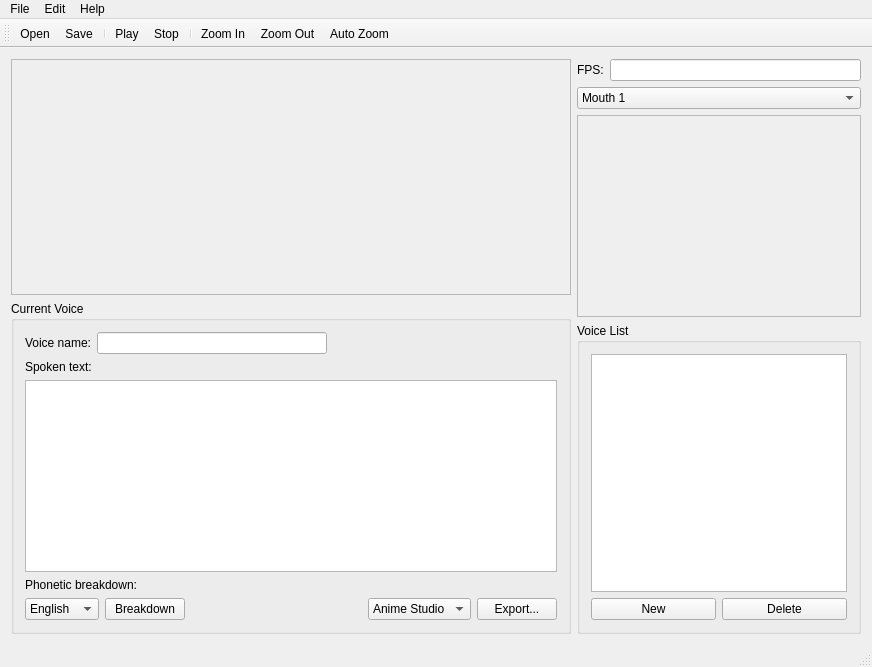
<?xml version="1.0" encoding="UTF-8"?>
<ui version="4.0">
 <class>TupPapagayoDialog</class>
 <widget class="QMainWindow" name="MainWindow">
  <property name="geometry">
   <rect>
    <x>0</x>
    <y>0</y>
    <width>872</width>
    <height>667</height>
   </rect>
  </property>
  <property name="windowTitle">
   <string>Papagayo</string>
  </property>
  <widget class="QWidget" name="centralWidget">
   <layout class="QHBoxLayout" name="horizontalLayout_6">
    <item>
     <layout class="QVBoxLayout" name="verticalLayout_5">
      <item>
       <widget class="QScrollArea" name="scrollArea">
        <property name="verticalScrollBarPolicy">
         <enum>Qt::ScrollBarAsNeeded</enum>
        </property>
        <property name="widgetResizable">
         <bool>true</bool>
        </property>
        <widget class="TupWaveFormView" name="waveformView">
         <property name="geometry">
          <rect>
           <x>0</x>
           <y>0</y>
           <width>542</width>
           <height>194</height>
          </rect>
         </property>
        </widget>
       </widget>
      </item>
      <item>
       <widget class="QGroupBox" name="groupBox_2">
        <property name="sizePolicy">
         <sizepolicy hsizetype="Preferred" vsizetype="Fixed">
          <horstretch>0</horstretch>
          <verstretch>0</verstretch>
         </sizepolicy>
        </property>
        <property name="title">
         <string>Current Voice</string>
        </property>
        <layout class="QVBoxLayout" name="verticalLayout_3">
         <item>
          <layout class="QHBoxLayout" name="horizontalLayout_4">
           <item>
            <widget class="QLabel" name="label_2">
             <property name="text">
              <string>Voice name:</string>
             </property>
             <property name="buddy">
              <cstring>voiceName</cstring>
             </property>
            </widget>
           </item>
           <item>
            <widget class="QLineEdit" name="voiceName"/>
           </item>
           <item>
            <spacer name="horizontalSpacer_4">
             <property name="orientation">
              <enum>Qt::Horizontal</enum>
             </property>
             <property name="sizeHint" stdset="0">
              <size>
               <width>40</width>
               <height>20</height>
              </size>
             </property>
            </spacer>
           </item>
          </layout>
         </item>
         <item>
          <widget class="QLabel" name="label_3">
           <property name="text">
            <string>Spoken text:</string>
           </property>
           <property name="buddy">
            <cstring>voiceText</cstring>
           </property>
          </widget>
         </item>
         <item>
          <widget class="QPlainTextEdit" name="voiceText">
           <property name="sizePolicy">
            <sizepolicy hsizetype="Expanding" vsizetype="Fixed">
             <horstretch>0</horstretch>
             <verstretch>0</verstretch>
            </sizepolicy>
           </property>
          </widget>
         </item>
         <item>
          <widget class="QLabel" name="label_4">
           <property name="text">
            <string>Phonetic breakdown:</string>
           </property>
          </widget>
         </item>
         <item>
          <layout class="QHBoxLayout" name="horizontalLayout_3">
           <item>
            <widget class="QComboBox" name="languageChoice">
             <item>
              <property name="text">
               <string>English</string>
              </property>
             </item>
             <item>
              <property name="text">
               <string>Spanish</string>
              </property>
             </item>
             <item>
              <property name="text">
               <string>Italian</string>
              </property>
             </item>
            </widget>
           </item>
           <item>
            <widget class="QPushButton" name="breakdownButton">
             <property name="text">
              <string>Breakdown</string>
             </property>
            </widget>
           </item>
           <item>
            <spacer name="horizontalSpacer_2">
             <property name="orientation">
              <enum>Qt::Horizontal</enum>
             </property>
             <property name="sizeHint" stdset="0">
              <size>
               <width>40</width>
               <height>20</height>
              </size>
             </property>
            </spacer>
           </item>
           <item>
            <widget class="QComboBox" name="exportChoice">
             <item>
              <property name="text">
               <string>Anime Studio</string>
              </property>
             </item>
            </widget>
           </item>
           <item>
            <widget class="QPushButton" name="exportButton">
             <property name="text">
              <string>Export...</string>
             </property>
            </widget>
           </item>
          </layout>
         </item>
        </layout>
       </widget>
      </item>
     </layout>
    </item>
    <item>
     <layout class="QVBoxLayout" name="verticalLayout">
      <item>
       <layout class="QHBoxLayout" name="horizontalLayout">
        <item>
         <widget class="QLabel" name="label">
          <property name="text">
           <string>FPS:</string>
          </property>
          <property name="buddy">
           <cstring>fpsEdit</cstring>
          </property>
         </widget>
        </item>
        <item>
         <widget class="QLineEdit" name="fpsEdit">
          <property name="sizePolicy">
           <sizepolicy hsizetype="Preferred" vsizetype="Fixed">
            <horstretch>1</horstretch>
            <verstretch>0</verstretch>
           </sizepolicy>
          </property>
         </widget>
        </item>
       </layout>
      </item>
      <item>
       <widget class="QComboBox" name="comboBox">
        <property name="sizePolicy">
         <sizepolicy hsizetype="Preferred" vsizetype="Fixed">
          <horstretch>0</horstretch>
          <verstretch>0</verstretch>
         </sizepolicy>
        </property>
        <property name="minimumSize">
         <size>
          <width>0</width>
          <height>0</height>
         </size>
        </property>
        <property name="maximumSize">
         <size>
          <width>16777215</width>
          <height>16777215</height>
         </size>
        </property>
        <item>
         <property name="text">
          <string>Mouth 1</string>
         </property>
        </item>
        <item>
         <property name="text">
          <string>Mouth 2</string>
         </property>
        </item>
        <item>
         <property name="text">
          <string>Gary C Martin</string>
         </property>
        </item>
        <item>
         <property name="text">
          <string>Preston Blair</string>
         </property>
        </item>
       </widget>
      </item>
      <item>
       <widget class="QFrame" name="frame">
        <property name="sizePolicy">
         <sizepolicy hsizetype="Minimum" vsizetype="Fixed">
          <horstretch>0</horstretch>
          <verstretch>0</verstretch>
         </sizepolicy>
        </property>
        <property name="frameShape">
         <enum>QFrame::StyledPanel</enum>
        </property>
        <property name="frameShadow">
         <enum>QFrame::Raised</enum>
        </property>
        <layout class="QHBoxLayout" name="horizontalLayout_5">
         <property name="leftMargin">
          <number>0</number>
         </property>
         <property name="topMargin">
          <number>0</number>
         </property>
         <property name="rightMargin">
          <number>0</number>
         </property>
         <property name="bottomMargin">
          <number>0</number>
         </property>
         <item>
          <widget class="TupMouthView" name="mouthView" native="true">
           <property name="sizePolicy">
            <sizepolicy hsizetype="Minimum" vsizetype="Fixed">
             <horstretch>0</horstretch>
             <verstretch>0</verstretch>
            </sizepolicy>
           </property>
           <property name="minimumSize">
            <size>
             <width>200</width>
             <height>200</height>
            </size>
           </property>
           <property name="maximumSize">
            <size>
             <width>16777215</width>
             <height>16777215</height>
            </size>
           </property>
           <property name="styleSheet">
            <string notr="true"/>
           </property>
          </widget>
         </item>
        </layout>
       </widget>
      </item>
      <item>
       <widget class="QGroupBox" name="groupBox">
        <property name="sizePolicy">
         <sizepolicy hsizetype="Preferred" vsizetype="Preferred">
          <horstretch>0</horstretch>
          <verstretch>0</verstretch>
         </sizepolicy>
        </property>
        <property name="title">
         <string>Voice List</string>
        </property>
        <layout class="QVBoxLayout" name="verticalLayout_2">
         <item>
          <widget class="QListWidget" name="voiceList">
           <property name="sizePolicy">
            <sizepolicy hsizetype="Fixed" vsizetype="Expanding">
             <horstretch>0</horstretch>
             <verstretch>0</verstretch>
            </sizepolicy>
           </property>
           <property name="maximumSize">
            <size>
             <width>16777215</width>
             <height>16777215</height>
            </size>
           </property>
           <property name="editTriggers">
            <set>QAbstractItemView::DoubleClicked|QAbstractItemView::EditKeyPressed</set>
           </property>
          </widget>
         </item>
         <item>
          <layout class="QHBoxLayout" name="horizontalLayout_2">
           <item>
            <widget class="QPushButton" name="newVoiceButton">
             <property name="text">
              <string>New</string>
             </property>
            </widget>
           </item>
           <item>
            <widget class="QPushButton" name="deleteVoiceButton">
             <property name="text">
              <string>Delete</string>
             </property>
            </widget>
           </item>
          </layout>
         </item>
        </layout>
       </widget>
      </item>
     </layout>
    </item>
   </layout>
  </widget>
  <widget class="QMenuBar" name="menuBar">
   <property name="geometry">
    <rect>
     <x>0</x>
     <y>0</y>
     <width>872</width>
     <height>22</height>
    </rect>
   </property>
   <widget class="QMenu" name="menuFile">
    <property name="title">
     <string>File</string>
    </property>
    <addaction name="actionOpen"/>
    <addaction name="actionSave"/>
    <addaction name="actionSave_As"/>
   </widget>
   <widget class="QMenu" name="menuEdit">
    <property name="title">
     <string>Edit</string>
    </property>
    <addaction name="actionUndo"/>
    <addaction name="actionCut"/>
    <addaction name="actionCopy"/>
    <addaction name="actionPaste"/>
   </widget>
   <widget class="QMenu" name="menuHelp">
    <property name="title">
     <string>Help</string>
    </property>
    <addaction name="actionAbout_Papagayo"/>
   </widget>
   <addaction name="menuFile"/>
   <addaction name="menuEdit"/>
   <addaction name="menuHelp"/>
  </widget>
  <widget class="QToolBar" name="mainToolBar">
   <property name="movable">
    <bool>true</bool>
   </property>
   <property name="iconSize">
    <size>
     <width>32</width>
     <height>32</height>
    </size>
   </property>
   <property name="toolButtonStyle">
    <enum>Qt::ToolButtonIconOnly</enum>
   </property>
   <property name="floatable">
    <bool>false</bool>
   </property>
   <attribute name="toolBarArea">
    <enum>TopToolBarArea</enum>
   </attribute>
   <attribute name="toolBarBreak">
    <bool>false</bool>
   </attribute>
   <addaction name="actionOpen"/>
   <addaction name="actionSave"/>
   <addaction name="separator"/>
   <addaction name="actionPlay"/>
   <addaction name="actionStop"/>
   <addaction name="separator"/>
   <addaction name="actionZoomIn"/>
   <addaction name="actionZoomOut"/>
   <addaction name="actionAutoZoom"/>
  </widget>
  <widget class="QStatusBar" name="statusBar"/>
  <action name="actionOpen">
   <property name="icon">
    <iconset resource="../assets/papagayo.qrc">
     <normaloff>:/images/images/open.png</normaloff>:/images/images/open.png</iconset>
   </property>
   <property name="text">
    <string>Open</string>
   </property>
   <property name="shortcut">
    <string>Ctrl+O</string>
   </property>
  </action>
  <action name="actionSave">
   <property name="icon">
    <iconset resource="../assets/papagayo.qrc">
     <normaloff>:/images/images/save.png</normaloff>:/images/images/save.png</iconset>
   </property>
   <property name="text">
    <string>Save</string>
   </property>
   <property name="shortcut">
    <string>Ctrl+S</string>
   </property>
  </action>
  <action name="actionSave_As">
   <property name="text">
    <string>Save As...</string>
   </property>
  </action>
  <action name="actionPlay">
   <property name="icon">
    <iconset resource="../assets/papagayo.qrc">
     <normaloff>:/images/images/play.png</normaloff>:/images/images/play.png</iconset>
   </property>
   <property name="text">
    <string>Play</string>
   </property>
   <property name="toolTip">
    <string>Play</string>
   </property>
  </action>
  <action name="actionStop">
   <property name="icon">
    <iconset resource="../assets/papagayo.qrc">
     <normaloff>:/images/images/stop.png</normaloff>:/images/images/stop.png</iconset>
   </property>
   <property name="text">
    <string>Stop</string>
   </property>
   <property name="toolTip">
    <string>Stop</string>
   </property>
  </action>
  <action name="actionZoomIn">
   <property name="icon">
    <iconset resource="../assets/papagayo.qrc">
     <normaloff>:/images/images/zoom_in.png</normaloff>:/images/images/zoom_in.png</iconset>
   </property>
   <property name="text">
    <string>Zoom In</string>
   </property>
   <property name="toolTip">
    <string>Zoom In</string>
   </property>
  </action>
  <action name="actionZoomOut">
   <property name="icon">
    <iconset resource="../assets/papagayo.qrc">
     <normaloff>:/images/images/zoom_out.png</normaloff>:/images/images/zoom_out.png</iconset>
   </property>
   <property name="text">
    <string>Zoom Out</string>
   </property>
   <property name="toolTip">
    <string>Zoom Out</string>
   </property>
  </action>
  <action name="actionAutoZoom">
   <property name="icon">
    <iconset resource="../assets/papagayo.qrc">
     <normaloff>:/images/images/zoom_1.png</normaloff>:/images/images/zoom_1.png</iconset>
   </property>
   <property name="text">
    <string>Auto Zoom</string>
   </property>
   <property name="toolTip">
    <string>Auto Zoom</string>
   </property>
  </action>
  <action name="actionUndo">
   <property name="text">
    <string>Undo</string>
   </property>
   <property name="shortcut">
    <string>Ctrl+Z</string>
   </property>
  </action>
  <action name="actionCut">
   <property name="text">
    <string>Cut</string>
   </property>
   <property name="shortcut">
    <string>Ctrl+X</string>
   </property>
  </action>
  <action name="actionCopy">
   <property name="text">
    <string>Copy</string>
   </property>
   <property name="shortcut">
    <string>Ctrl+C</string>
   </property>
  </action>
  <action name="actionPaste">
   <property name="text">
    <string>Paste</string>
   </property>
   <property name="shortcut">
    <string>Ctrl+V</string>
   </property>
  </action>
  <action name="actionAbout_Papagayo">
   <property name="text">
    <string>About Papagayo</string>
   </property>
   <property name="toolTip">
    <string>About Papagayo</string>
   </property>
  </action>
 </widget>
 <layoutdefault spacing="6" margin="11"/>
 <customwidgets>
  <customwidget>
   <class>TupWaveFormView</class>
   <extends>QWidget</extends>
   <header>tupwaveformview.h</header>
   <container>1</container>
   <slots>
    <slot>onZoomIn()</slot>
    <slot>onZoomOut()</slot>
    <slot>onAutoZoom()</slot>
   </slots>
  </customwidget>
  <customwidget>
   <class>TupMouthView</class>
   <extends>QWidget</extends>
   <header>tupmouthview.h</header>
   <container>1</container>
   <slots>
    <slot>onMouthChanged(int)</slot>
   </slots>
  </customwidget>
 </customwidgets>
 <resources>
  <include location="../assets/papagayo.qrc"/>
 </resources>
 <connections>
  <connection>
   <sender>actionOpen</sender>
   <signal>triggered()</signal>
   <receiver>MainWindow</receiver>
   <slot>onFileOpen()</slot>
   <hints>
    <hint type="sourcelabel">
     <x>-1</x>
     <y>-1</y>
    </hint>
    <hint type="destinationlabel">
     <x>429</x>
     <y>334</y>
    </hint>
   </hints>
  </connection>
  <connection>
   <sender>actionPlay</sender>
   <signal>triggered()</signal>
   <receiver>MainWindow</receiver>
   <slot>onPlay()</slot>
   <hints>
    <hint type="sourcelabel">
     <x>-1</x>
     <y>-1</y>
    </hint>
    <hint type="destinationlabel">
     <x>429</x>
     <y>334</y>
    </hint>
   </hints>
  </connection>
  <connection>
   <sender>actionStop</sender>
   <signal>triggered()</signal>
   <receiver>MainWindow</receiver>
   <slot>onStop()</slot>
   <hints>
    <hint type="sourcelabel">
     <x>-1</x>
     <y>-1</y>
    </hint>
    <hint type="destinationlabel">
     <x>429</x>
     <y>334</y>
    </hint>
   </hints>
  </connection>
  <connection>
   <sender>newVoiceButton</sender>
   <signal>clicked()</signal>
   <receiver>MainWindow</receiver>
   <slot>onNewVoice()</slot>
   <hints>
    <hint type="sourcelabel">
     <x>712</x>
     <y>617</y>
    </hint>
    <hint type="destinationlabel">
     <x>912</x>
     <y>581</y>
    </hint>
   </hints>
  </connection>
  <connection>
   <sender>deleteVoiceButton</sender>
   <signal>clicked()</signal>
   <receiver>MainWindow</receiver>
   <slot>onDeleteVoice()</slot>
   <hints>
    <hint type="sourcelabel">
     <x>841</x>
     <y>617</y>
    </hint>
    <hint type="destinationlabel">
     <x>909</x>
     <y>680</y>
    </hint>
   </hints>
  </connection>
  <connection>
   <sender>voiceName</sender>
   <signal>textChanged(QString)</signal>
   <receiver>MainWindow</receiver>
   <slot>onVoiceNameChanged()</slot>
   <hints>
    <hint type="sourcelabel">
     <x>322</x>
     <y>324</y>
    </hint>
    <hint type="destinationlabel">
     <x>897</x>
     <y>440</y>
    </hint>
   </hints>
  </connection>
  <connection>
   <sender>voiceText</sender>
   <signal>textChanged()</signal>
   <receiver>MainWindow</receiver>
   <slot>onVoiceTextChanged()</slot>
   <hints>
    <hint type="sourcelabel">
     <x>541</x>
     <y>551</y>
    </hint>
    <hint type="destinationlabel">
     <x>892</x>
     <y>506</y>
    </hint>
   </hints>
  </connection>
  <connection>
   <sender>voiceList</sender>
   <signal>itemClicked(QListWidgetItem*)</signal>
   <receiver>MainWindow</receiver>
   <slot>onVoiceSelected(QListWidgetItem*)</slot>
   <hints>
    <hint type="sourcelabel">
     <x>704</x>
     <y>396</y>
    </hint>
    <hint type="destinationlabel">
     <x>900</x>
     <y>353</y>
    </hint>
   </hints>
  </connection>
  <connection>
   <sender>voiceList</sender>
   <signal>itemChanged(QListWidgetItem*)</signal>
   <receiver>MainWindow</receiver>
   <slot>onVoiceItemChanged(QListWidgetItem*)</slot>
   <hints>
    <hint type="sourcelabel">
     <x>780</x>
     <y>401</y>
    </hint>
    <hint type="destinationlabel">
     <x>916</x>
     <y>391</y>
    </hint>
   </hints>
  </connection>
  <connection>
   <sender>breakdownButton</sender>
   <signal>clicked()</signal>
   <receiver>MainWindow</receiver>
   <slot>onBreakdown()</slot>
   <hints>
    <hint type="sourcelabel">
     <x>247</x>
     <y>617</y>
    </hint>
    <hint type="destinationlabel">
     <x>910</x>
     <y>279</y>
    </hint>
   </hints>
  </connection>
  <connection>
   <sender>comboBox</sender>
   <signal>activated(int)</signal>
   <receiver>mouthView</receiver>
   <slot>onMouthChanged(int)</slot>
   <hints>
    <hint type="sourcelabel">
     <x>654</x>
     <y>121</y>
    </hint>
    <hint type="destinationlabel">
     <x>659</x>
     <y>199</y>
    </hint>
   </hints>
  </connection>
  <connection>
   <sender>actionSave</sender>
   <signal>triggered()</signal>
   <receiver>MainWindow</receiver>
   <slot>onFileSave()</slot>
   <hints>
    <hint type="sourcelabel">
     <x>-1</x>
     <y>-1</y>
    </hint>
    <hint type="destinationlabel">
     <x>435</x>
     <y>333</y>
    </hint>
   </hints>
  </connection>
  <connection>
   <sender>actionSave_As</sender>
   <signal>triggered()</signal>
   <receiver>MainWindow</receiver>
   <slot>onFileSaveAs()</slot>
   <hints>
    <hint type="sourcelabel">
     <x>-1</x>
     <y>-1</y>
    </hint>
    <hint type="destinationlabel">
     <x>435</x>
     <y>333</y>
    </hint>
   </hints>
  </connection>
  <connection>
   <sender>exportButton</sender>
   <signal>clicked()</signal>
   <receiver>MainWindow</receiver>
   <slot>onExport()</slot>
   <hints>
    <hint type="sourcelabel">
     <x>495</x>
     <y>600</y>
    </hint>
    <hint type="destinationlabel">
     <x>564</x>
     <y>593</y>
    </hint>
   </hints>
  </connection>
  <connection>
   <sender>actionAbout_Papagayo</sender>
   <signal>triggered()</signal>
   <receiver>MainWindow</receiver>
   <slot>onHelpAboutPapagayo()</slot>
   <hints>
    <hint type="sourcelabel">
     <x>-1</x>
     <y>-1</y>
    </hint>
    <hint type="destinationlabel">
     <x>435</x>
     <y>333</y>
    </hint>
   </hints>
  </connection>
 </connections>
 <slots>
  <slot>onFileOpen()</slot>
  <slot>onFileSave()</slot>
  <slot>onFileSaveAs()</slot>
  <slot>onPlay()</slot>
  <slot>onStop()</slot>
  <slot>onNewVoice()</slot>
  <slot>onDeleteVoice()</slot>
  <slot>onVoiceSelected(QListWidgetItem*)</slot>
  <slot>onVoiceNameChanged()</slot>
  <slot>onVoiceTextChanged()</slot>
  <slot>onVoiceItemChanged(QListWidgetItem*)</slot>
  <slot>onBreakdown()</slot>
  <slot>onExport()</slot>
  <slot>onHelpAboutPapagayo()</slot>
 </slots>
</ui>
